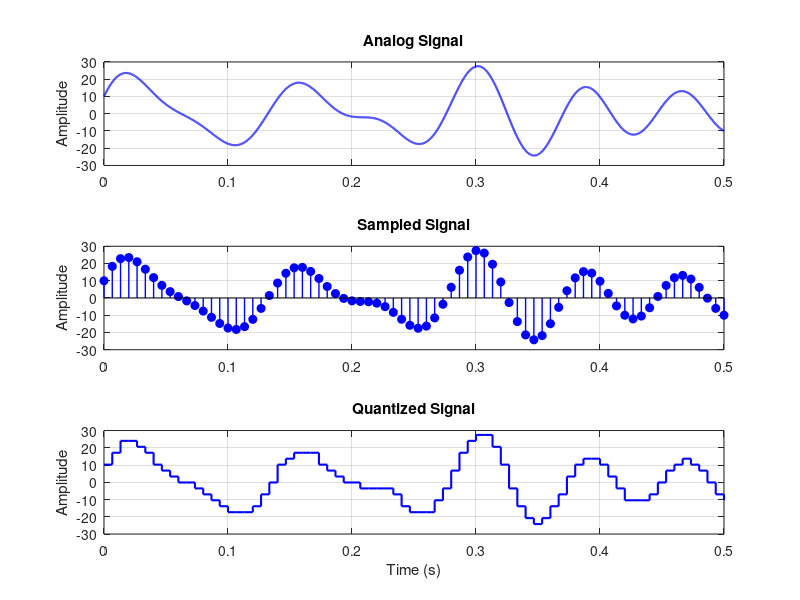

This figure's MATLAB source:
clc;
clear all;
close all;

% Parameters based on ID: 23-54976-3 (F=7, G=6)
a = [8 10 9 11];
f = [11 13 7 8];
time_duration = 0.5;

%% Analog Signal Generation
analog_t = 0:0.0001:time_duration;
analog_sig = a(1)*sin(2*pi*f(1)*analog_t) + a(2)*cos(2*pi*f(2)*analog_t) + ...
             a(3)*sin(2*pi*f(3)*analog_t) + a(4)*sin(2*pi*f(4)*analog_t);

%% Sampling
fs = 150; % Sampling frequency
samp_t = 0:1/fs:time_duration;
samp_sig = a(1)*sin(2*pi*f(1)*samp_t) + a(2)*cos(2*pi*f(2)*samp_t) + ...
           a(3)*sin(2*pi*f(3)*samp_t) + a(4)*sin(2*pi*f(4)*samp_t);

%% Quantization
L = 16; % Quantization Levels
delta = (max(samp_sig) - min(samp_sig))/(L-1);
quant_sig = min(samp_sig) + round((samp_sig-min(samp_sig))/delta)*delta;

%% Plotting
figure;

% 1. Analog Signal
subplot(3,1,1);
plot(analog_t, analog_sig,'b','LineWidth',1.5);
title('Analog Signal');
ylabel('Amplitude');
grid on;

% 2. Sampled Signal
subplot(3,1,2);
stem(samp_t, samp_sig,'b','LineWidth',1,'MarkerFaceColor','b');
title('Sampled Signal');
ylabel('Amplitude');
grid on;

% 3. Quantized Signal (Staircase)
subplot(3,1,3);
stairs(samp_t, quant_sig,'b','LineWidth',1.5);
title('Quantized Signal');
ylabel('Amplitude');
xlabel('Time (s)');
grid on;
